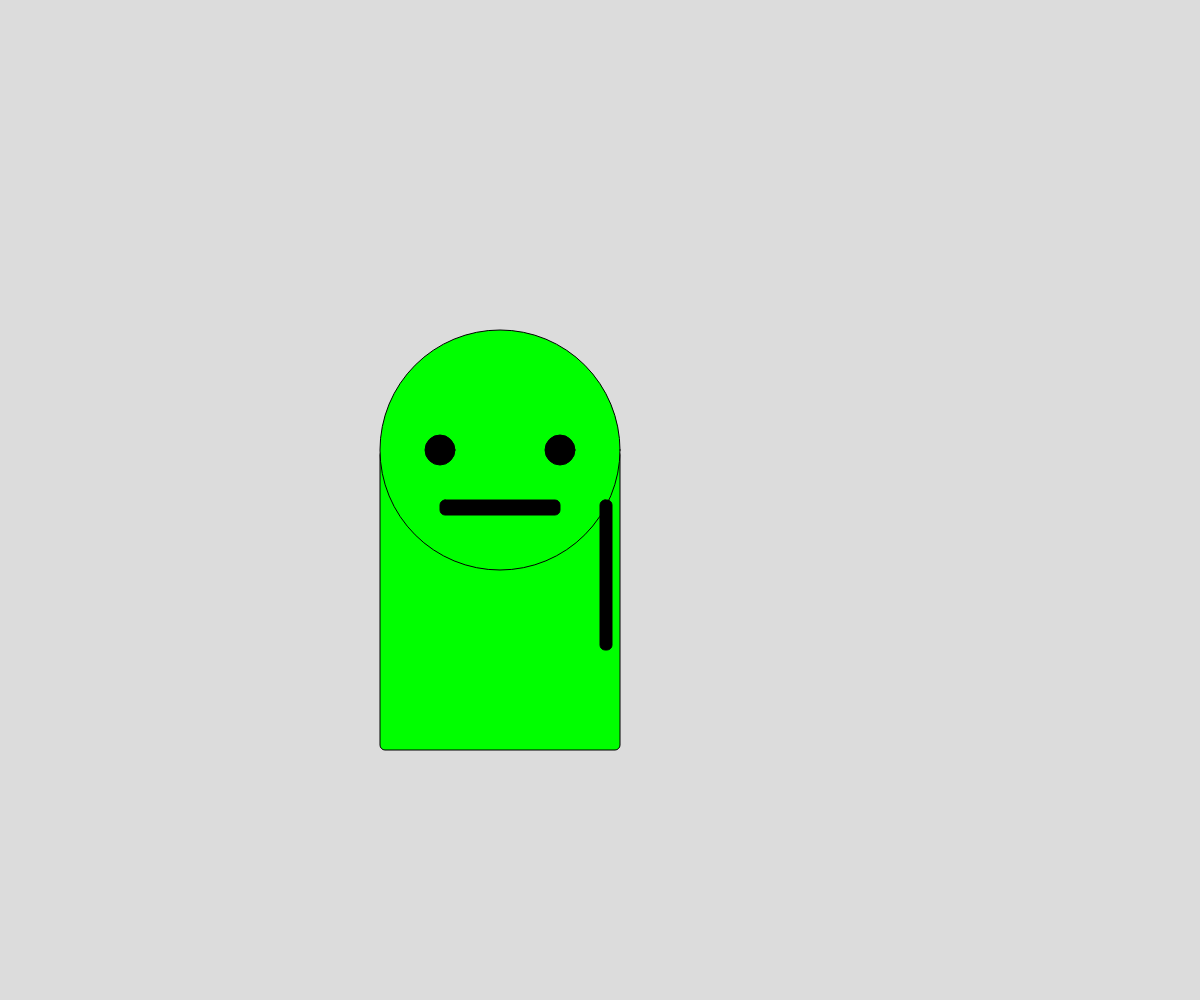
Frame 1 (no input)
Frame 60 (no input): identical to frame 1, image omitted
Frame 120 (the mouse pressed at the canvas centre since frame 60): identical to frame 1, image omitted

The p5.js sketch that drew this single still picture (run headless with seeded random() and noise() and a simulated clock; from frame 60 on, the mouse is pressed at the canvas centre):

// p5.js sketch
// ── sketch.js
// Drawing with Shapes Practice
// Mr. Scott
// Feb 10, 2025

// Global Variable Declarations
let boxX = 200, boxY = 200;

function setup() {
  createCanvas(windowWidth, windowHeight);
}

function draw() {
  background(220);
  //drawBox();
  drawCharacter();
}

function drawCharacter(){
  let bodysize = 3;
  let eyesize = 30;
  let width = 100 * bodysize, height = 80 * bodysize;
  fill(0,255,0);
  rect((windowHeight/2) - (height/2), (windowWidth/2) - (width/2), height, width, 5);
  circle((windowHeight/2), (windowWidth/2) - width/2, height);
  fill(0,0,0);
  circle((windowHeight/2) + height/4, (windowWidth/2) - width/2, eyesize);
  circle((windowHeight/2) - height/4, (windowWidth/2) - width/2, eyesize);
  rect((windowHeight/2) - height/4, (windowWidth/2) - width/3, height/2, width/20, 5);
  rect((windowWidth/2), (windowHeight/2), height/20, width/2, 5);
}







function drawBox() {
  //draw box on screen
  fill(255,155,55);
  rect(boxX,boxY, 50, 30 , 5 ,5);
  rect(boxX,boxY-50, 30);
}

/*function keyPressed(){
  if (key === "a"){
    boxX = 0;
  }
  if (key === "b"){
    boxY = 400;
  }
  if (keyCode === ESCAPE){
    boxX = width * 0.85; //85% across the screen
    boxY = height * 0.6; //605 down the screen
  }
}
*/
